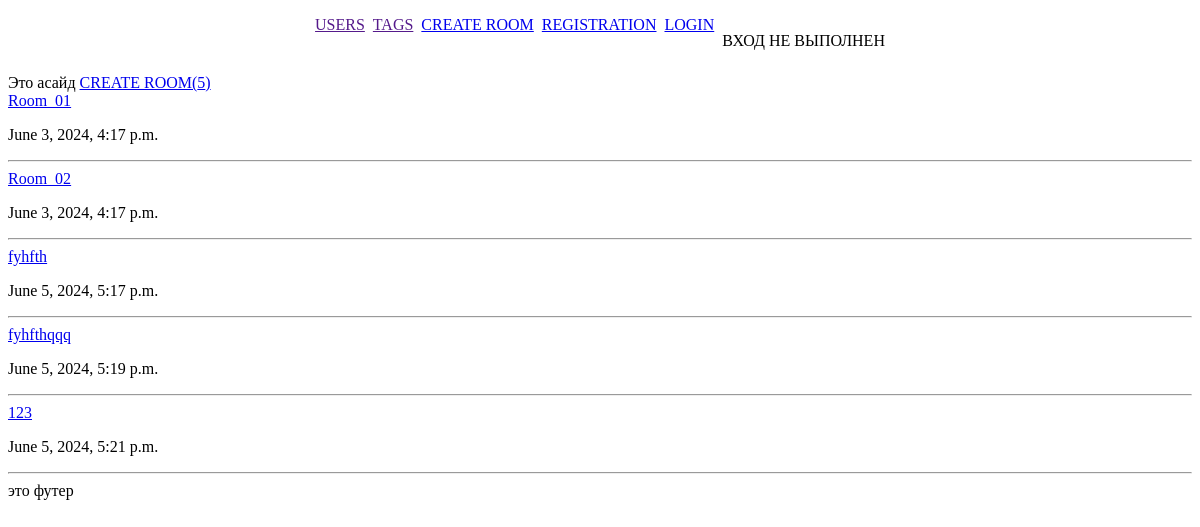
/, run on an earlier commit of the app's database.
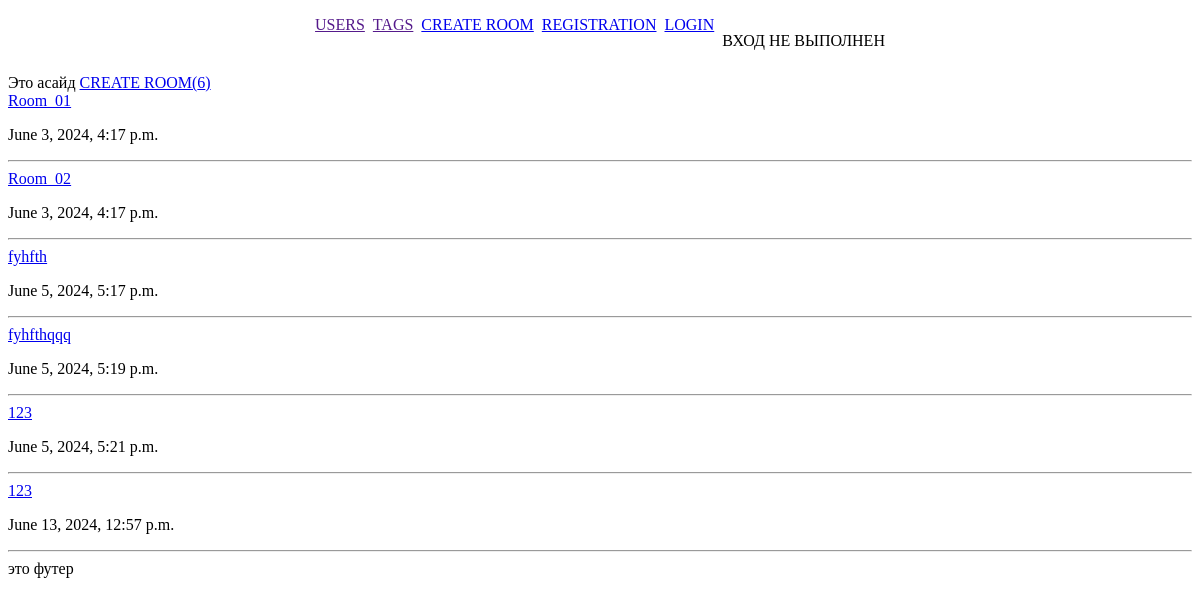
And on a later commit of the database.
### main/models.py (models this page shows, shortened)
class Room(models.Model):
    name = models.CharField(max_length=100)
    text = models.TextField(max_length=1000)
    created_at = models.DateTimeField(auto_now_add=True)
    updated_at = models.DateTimeField(auto_now=True)

### main/views.py (the view)
# urls.py: path("", views.index, name="home"),
def index(request):
    rooms = Room.objects.all()
    context = {
        'rooms': rooms,
        'count_rooms': len(rooms),
    }
    return render(request, 'index.html', context)

### templates/index.html
{% extends "menu/main.html" %}
{% block content %}
<a href="{% url "create_room"  %}">CREATE ROOM({{count_rooms}})</a>
<div>
    {% for room in rooms %}
    <div>
            <a href="{% url "view_room"  room.id %}">
            {{ room.name }}
        </a>
        <p>
            {{ room.created_at }}
        </p>
    </div>
    <hr>
    {% endfor %}
</div>
{% endblock content %}

### templates/menu/main.html (shortened to what this page needs)
<!DOCTYPE html>
<html lang="en">
<head>
</head>
<body>
    {% include "menu/menu.html" %}
    {% include "menu/aside.html" %}
    {% block content %}
    {% endblock content %}
    {% include "menu/footer.html" %}
</body>
</html>

### templates/menu/menu.html (shortened to what this page needs)
<div class="container-menu">
    <a href="">USERS</a>
    <a href="">TAGS</a>
    <a href="{% url "create_room"  %}">CREATE ROOM</a>
{% if request.user.is_authenticated %}
<p>ДОБРО ПОЖАЛОВАТЬ,{{request.user.username}}</p>
<a href="{% url "logout" %}">EXIT</a>
{% else %}
<a href="{% url "register" %}">REGISTRATION</a>
<a href="{% url "login" %}">LOGIN</a>
<p>ВХОД НЕ ВЫПОЛНЕН</p>
{% endif %}
</div>

### templates/menu/aside.html
Это асайд

### templates/menu/footer.html
это футер

### templates/menu/menu.html (style rules this page uses)
.container-menu { display: flex; gap: 0.5em; justify-content: center; padding: 0.5em 0; }

What changed in the data, as far as the page shows it:
added Room: name "123", created_at "June 13, 2024, 12:57 p.m."
Also different on the page:
{{ count_rooms }}: "5" → "6"
